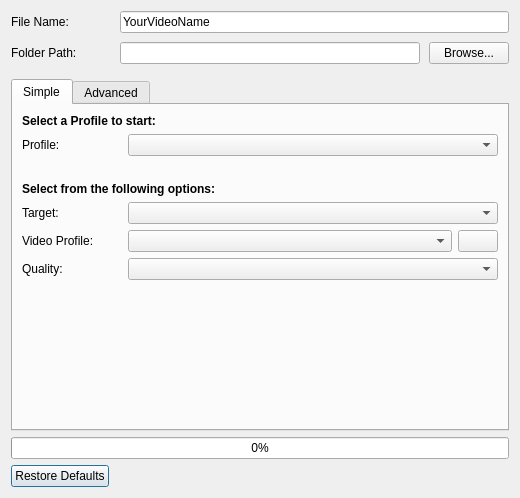
<?xml version="1.0" encoding="UTF-8"?>
<ui version="4.0">
 <class>Dialog</class>
 <widget class="QDialog" name="Dialog">
  <property name="geometry">
   <rect>
    <x>0</x>
    <y>0</y>
    <width>520</width>
    <height>498</height>
   </rect>
  </property>
  <property name="sizePolicy">
   <sizepolicy hsizetype="Preferred" vsizetype="Preferred">
    <horstretch>0</horstretch>
    <verstretch>0</verstretch>
   </sizepolicy>
  </property>
  <property name="windowTitle">
   <string>Export Video</string>
  </property>
  <property name="windowIcon">
   <iconset resource="../../../images/openshot.qrc">
    <normaloff>:/openshot.svg</normaloff>:/openshot.svg</iconset>
  </property>
  <property name="autoFillBackground">
   <bool>false</bool>
  </property>
  <layout class="QGridLayout" name="gridLayout" rowstretch="0,1,0,0">
   <item row="2" column="0" alignment="Qt::AlignBottom">
    <widget class="QProgressBar" name="progressExportVideo">
     <property name="sizePolicy">
      <sizepolicy hsizetype="Expanding" vsizetype="Fixed">
       <horstretch>0</horstretch>
       <verstretch>0</verstretch>
      </sizepolicy>
     </property>
     <property name="value">
      <number>0</number>
     </property>
    </widget>
   </item>
   <item row="3" column="0">
    <layout class="QHBoxLayout" name="horizontalLayout">
     <item>
      <widget class="QPushButton" name="restore_defaults_button">
       <property name="text">
        <string>Restore Defaults</string>
       </property>
      </widget>
     </item>
     <item>
      <spacer name="horizontalSpacer">
       <property name="orientation">
        <enum>Qt::Horizontal</enum>
       </property>
       <property name="sizeHint" stdset="0">
        <size>
         <width>40</width>
         <height>20</height>
        </size>
       </property>
      </spacer>
     </item>
     <item>
      <widget class="QDialogButtonBox" name="buttonBox">
       <property name="standardButtons">
        <set>QDialogButtonBox::NoButton</set>
       </property>
      </widget>
     </item>
    </layout>
   </item>
   <item row="1" column="0">
    <widget class="QTabWidget" name="exportTabs">
     <property name="sizePolicy">
      <sizepolicy hsizetype="Preferred" vsizetype="Preferred">
       <horstretch>0</horstretch>
       <verstretch>0</verstretch>
      </sizepolicy>
     </property>
     <property name="currentIndex">
      <number>0</number>
     </property>
     <widget class="QWidget" name="Simple">
      <property name="autoFillBackground">
       <bool>false</bool>
      </property>
      <property name="styleSheet">
       <string notr="true"/>
      </property>
      <attribute name="title">
       <string>Simple</string>
      </attribute>
      <layout class="QGridLayout" name="gridLayout_2" rowstretch="0,0,0,0,0,1">
       <property name="horizontalSpacing">
        <number>6</number>
       </property>
       <item row="0" column="0">
        <layout class="QVBoxLayout" name="verticalLayout_2">
         <property name="bottomMargin">
          <number>20</number>
         </property>
         <item>
          <widget class="QLabel" name="lblChooseProfile">
           <property name="text">
            <string>&lt;b&gt;Select a Profile to start:&lt;/b&gt;</string>
           </property>
          </widget>
         </item>
         <item>
          <layout class="QFormLayout" name="formLayout">
           <property name="verticalSpacing">
            <number>29</number>
           </property>
           <item row="0" column="0">
            <widget class="QLabel" name="label">
             <property name="sizePolicy">
              <sizepolicy hsizetype="Preferred" vsizetype="Preferred">
               <horstretch>0</horstretch>
               <verstretch>0</verstretch>
              </sizepolicy>
             </property>
             <property name="minimumSize">
              <size>
               <width>100</width>
               <height>0</height>
              </size>
             </property>
             <property name="text">
              <string>Profile:</string>
             </property>
            </widget>
           </item>
           <item row="0" column="1">
            <widget class="QComboBox" name="cboSimpleProjectType">
             <property name="sizePolicy">
              <sizepolicy hsizetype="Expanding" vsizetype="Fixed">
               <horstretch>0</horstretch>
               <verstretch>0</verstretch>
              </sizepolicy>
             </property>
            </widget>
           </item>
          </layout>
         </item>
        </layout>
       </item>
       <item row="1" column="0">
        <widget class="QLabel" name="label_2">
         <property name="text">
          <string>&lt;b&gt;Select from the following options:&lt;/b&gt;</string>
         </property>
        </widget>
       </item>
       <item row="2" column="0">
        <layout class="QFormLayout" name="formLayout_2">
         <property name="fieldGrowthPolicy">
          <enum>QFormLayout::AllNonFixedFieldsGrow</enum>
         </property>
         <item row="1" column="1">
          <widget class="QComboBox" name="cboSimpleTarget">
           <property name="sizePolicy">
            <sizepolicy hsizetype="Preferred" vsizetype="Fixed">
             <horstretch>0</horstretch>
             <verstretch>0</verstretch>
            </sizepolicy>
           </property>
          </widget>
         </item>
         <item row="1" column="0">
          <widget class="QLabel" name="label_3">
           <property name="minimumSize">
            <size>
             <width>100</width>
             <height>0</height>
            </size>
           </property>
           <property name="text">
            <string>Target:</string>
           </property>
          </widget>
         </item>
        </layout>
       </item>
       <item row="3" column="0">
        <layout class="QFormLayout" name="formLayout_3">
         <item row="1" column="1">
          <layout class="QHBoxLayout" name="horizontalLayoutProfile">
           <item>
            <widget class="QComboBox" name="cboSimpleVideoProfile">
             <property name="sizePolicy">
              <sizepolicy hsizetype="Expanding" vsizetype="Fixed">
               <horstretch>0</horstretch>
               <verstretch>0</verstretch>
              </sizepolicy>
             </property>
            </widget>
           </item>
           <item>
            <widget class="QPushButton" name="btnBrowseProfiles">
             <property name="toolTip">
              <string>Search Profiles</string>
             </property>
             <property name="text">
              <string/>
             </property>
             <property name="icon">
              <iconset resource="../../../images/openshot.qrc">
               <normaloff>:/icons/Humanity/mimes/16/video-x-generic.svg</normaloff>:/icons/Humanity/mimes/16/video-x-generic.svg</iconset>
             </property>
            </widget>
           </item>
          </layout>
         </item>
         <item row="1" column="0">
          <widget class="QLabel" name="label_4">
           <property name="minimumSize">
            <size>
             <width>100</width>
             <height>0</height>
            </size>
           </property>
           <property name="text">
            <string>Video Profile:</string>
           </property>
          </widget>
         </item>
        </layout>
       </item>
       <item row="4" column="0">
        <layout class="QFormLayout" name="formLayout_4">
         <item row="0" column="0">
          <widget class="QLabel" name="label_5">
           <property name="minimumSize">
            <size>
             <width>100</width>
             <height>0</height>
            </size>
           </property>
           <property name="text">
            <string>Quality:</string>
           </property>
          </widget>
         </item>
         <item row="0" column="1">
          <widget class="QComboBox" name="cboSimpleQuality">
           <property name="sizePolicy">
            <sizepolicy hsizetype="Preferred" vsizetype="Fixed">
             <horstretch>0</horstretch>
             <verstretch>0</verstretch>
            </sizepolicy>
           </property>
          </widget>
         </item>
        </layout>
       </item>
       <item row="5" column="0">
        <spacer name="verticalSpacer_2">
         <property name="orientation">
          <enum>Qt::Vertical</enum>
         </property>
         <property name="sizeHint" stdset="0">
          <size>
           <width>20</width>
           <height>40</height>
          </size>
         </property>
        </spacer>
       </item>
      </layout>
     </widget>
     <widget class="QWidget" name="Advanced">
      <attribute name="title">
       <string>Advanced</string>
      </attribute>
      <layout class="QGridLayout" name="gridLayout_3" rowstretch="0,1">
       <item row="0" column="0">
        <widget class="QToolBox" name="toolBox">
         <property name="sizePolicy">
          <sizepolicy hsizetype="Preferred" vsizetype="MinimumExpanding">
           <horstretch>0</horstretch>
           <verstretch>0</verstretch>
          </sizepolicy>
         </property>
         <property name="frameShape">
          <enum>QFrame::NoFrame</enum>
         </property>
         <property name="frameShadow">
          <enum>QFrame::Plain</enum>
         </property>
         <property name="lineWidth">
          <number>0</number>
         </property>
         <property name="currentIndex">
          <number>0</number>
         </property>
         <widget class="QWidget" name="pageAdvancedOptions">
          <property name="geometry">
           <rect>
            <x>0</x>
            <y>0</y>
            <width>480</width>
            <height>119</height>
           </rect>
          </property>
          <attribute name="label">
           <string>Advanced Options</string>
          </attribute>
          <layout class="QGridLayout" name="gridLayout_4">
           <item row="0" column="0">
            <layout class="QHBoxLayout" name="horizontalLayout_2">
             <property name="bottomMargin">
              <number>0</number>
             </property>
             <item>
              <widget class="QLabel" name="lblExportTo">
               <property name="minimumSize">
                <size>
                 <width>100</width>
                 <height>0</height>
                </size>
               </property>
               <property name="text">
                <string>Export To:</string>
               </property>
              </widget>
             </item>
             <item>
              <widget class="QComboBox" name="cboExportTo">
               <property name="sizePolicy">
                <sizepolicy hsizetype="Expanding" vsizetype="Fixed">
                 <horstretch>0</horstretch>
                 <verstretch>0</verstretch>
                </sizepolicy>
               </property>
              </widget>
             </item>
            </layout>
           </item>
           <item row="1" column="0">
            <layout class="QHBoxLayout" name="horizontalLayout_5">
             <item>
              <widget class="QLabel" name="lblStartFrame">
               <property name="minimumSize">
                <size>
                 <width>100</width>
                 <height>0</height>
                </size>
               </property>
               <property name="text">
                <string>Start Frame:</string>
               </property>
              </widget>
             </item>
             <item>
              <widget class="QSpinBox" name="txtStartFrame">
               <property name="sizePolicy">
                <sizepolicy hsizetype="Expanding" vsizetype="Fixed">
                 <horstretch>0</horstretch>
                 <verstretch>0</verstretch>
                </sizepolicy>
               </property>
               <property name="minimum">
                <number>1</number>
               </property>
               <property name="maximum">
                <number>99999999</number>
               </property>
              </widget>
             </item>
             <item>
              <widget class="QCheckBox" name="checkStartFirstClip">
               <property name="text">
                <string>Start at First Clip</string>
               </property>
              </widget>
             </item>
            </layout>
           </item>
           <item row="2" column="0">
            <layout class="QHBoxLayout" name="horizontalLayout">
             <item>
              <widget class="QLabel" name="lblEndFrame">
               <property name="minimumSize">
                <size>
                 <width>100</width>
                 <height>0</height>
                </size>
               </property>
               <property name="text">
                <string>End Frame:</string>
               </property>
              </widget>
             </item>
             <item>
              <widget class="QSpinBox" name="txtEndFrame">
               <property name="sizePolicy">
                <sizepolicy hsizetype="Expanding" vsizetype="Fixed">
                 <horstretch>0</horstretch>
                 <verstretch>0</verstretch>
                </sizepolicy>
               </property>
               <property name="minimum">
                <number>1</number>
               </property>
               <property name="maximum">
                <number>99999999</number>
               </property>
              </widget>
             </item>
             <item>
              <widget class="QCheckBox" name="checkEndLastClip">
               <property name="text">
                <string>End at Last Clip</string>
               </property>
               <property name="checked">
                <bool>true</bool>
               </property>
              </widget>
             </item>
            </layout>
           </item>
          </layout>
         </widget>
         <widget class="QWidget" name="pageProfile">
          <property name="geometry">
           <rect>
            <x>0</x>
            <y>0</y>
            <width>263</width>
            <height>262</height>
           </rect>
          </property>
          <property name="sizePolicy">
           <sizepolicy hsizetype="Preferred" vsizetype="Preferred">
            <horstretch>0</horstretch>
            <verstretch>0</verstretch>
           </sizepolicy>
          </property>
          <attribute name="label">
           <string>Profile</string>
          </attribute>
          <layout class="QGridLayout" name="gridLayout_5">
           <item row="0" column="0">
            <layout class="QHBoxLayout" name="horizontalLayout_6">
             <item>
              <widget class="QLabel" name="lblProfile_2">
               <property name="minimumSize">
                <size>
                 <width>100</width>
                 <height>0</height>
                </size>
               </property>
               <property name="text">
                <string>Profile:</string>
               </property>
              </widget>
             </item>
             <item>
              <widget class="QComboBox" name="cboProfile">
               <property name="sizePolicy">
                <sizepolicy hsizetype="Expanding" vsizetype="Fixed">
                 <horstretch>0</horstretch>
                 <verstretch>0</verstretch>
                </sizepolicy>
               </property>
              </widget>
             </item>
            </layout>
           </item>
           <item row="1" column="0">
            <layout class="QHBoxLayout" name="horizontalLayout_11">
             <item>
              <widget class="QLabel" name="lblWidth">
               <property name="minimumSize">
                <size>
                 <width>100</width>
                 <height>0</height>
                </size>
               </property>
               <property name="text">
                <string>Width:</string>
               </property>
              </widget>
             </item>
             <item>
              <widget class="QSpinBox" name="txtWidth">
               <property name="sizePolicy">
                <sizepolicy hsizetype="Expanding" vsizetype="Fixed">
                 <horstretch>0</horstretch>
                 <verstretch>0</verstretch>
                </sizepolicy>
               </property>
               <property name="minimum">
                <number>2</number>
               </property>
               <property name="maximum">
                <number>40000</number>
               </property>
              </widget>
             </item>
            </layout>
           </item>
           <item row="2" column="0">
            <layout class="QHBoxLayout" name="horizontalLayout_10">
             <item>
              <widget class="QLabel" name="lblHeight">
               <property name="minimumSize">
                <size>
                 <width>100</width>
                 <height>0</height>
                </size>
               </property>
               <property name="text">
                <string>Height:</string>
               </property>
              </widget>
             </item>
             <item>
              <widget class="QSpinBox" name="txtHeight">
               <property name="sizePolicy">
                <sizepolicy hsizetype="Expanding" vsizetype="Fixed">
                 <horstretch>0</horstretch>
                 <verstretch>0</verstretch>
                </sizepolicy>
               </property>
               <property name="minimum">
                <number>2</number>
               </property>
               <property name="maximum">
                <number>40000</number>
               </property>
              </widget>
             </item>
            </layout>
           </item>
           <item row="4" column="0">
            <layout class="QHBoxLayout" name="horizontalLayout_12">
             <item>
              <widget class="QLabel" name="lblAspectRatio">
               <property name="minimumSize">
                <size>
                 <width>100</width>
                 <height>0</height>
                </size>
               </property>
               <property name="text">
                <string>Aspect Ratio:</string>
               </property>
              </widget>
             </item>
             <item>
              <widget class="QSpinBox" name="txtAspectRatioNum">
               <property name="sizePolicy">
                <sizepolicy hsizetype="Expanding" vsizetype="Fixed">
                 <horstretch>0</horstretch>
                 <verstretch>0</verstretch>
                </sizepolicy>
               </property>
               <property name="minimum">
                <number>1</number>
               </property>
               <property name="maximum">
                <number>9999</number>
               </property>
              </widget>
             </item>
             <item>
              <widget class="QSpinBox" name="txtAspectRatioDen">
               <property name="sizePolicy">
                <sizepolicy hsizetype="Expanding" vsizetype="Fixed">
                 <horstretch>0</horstretch>
                 <verstretch>0</verstretch>
                </sizepolicy>
               </property>
               <property name="minimum">
                <number>1</number>
               </property>
               <property name="maximum">
                <number>9999</number>
               </property>
              </widget>
             </item>
            </layout>
           </item>
           <item row="5" column="0">
            <layout class="QHBoxLayout" name="horizontalLayout_13">
             <item>
              <widget class="QLabel" name="lblPixelRatio">
               <property name="minimumSize">
                <size>
                 <width>100</width>
                 <height>0</height>
                </size>
               </property>
               <property name="text">
                <string>Pixel Ratio:</string>
               </property>
              </widget>
             </item>
             <item>
              <widget class="QSpinBox" name="txtPixelRatioNum">
               <property name="sizePolicy">
                <sizepolicy hsizetype="Expanding" vsizetype="Fixed">
                 <horstretch>0</horstretch>
                 <verstretch>0</verstretch>
                </sizepolicy>
               </property>
               <property name="minimum">
                <number>1</number>
               </property>
               <property name="maximum">
                <number>9999</number>
               </property>
              </widget>
             </item>
             <item>
              <widget class="QSpinBox" name="txtPixelRatioDen">
               <property name="sizePolicy">
                <sizepolicy hsizetype="Expanding" vsizetype="Fixed">
                 <horstretch>0</horstretch>
                 <verstretch>0</verstretch>
                </sizepolicy>
               </property>
               <property name="minimum">
                <number>1</number>
               </property>
               <property name="maximum">
                <number>9999</number>
               </property>
              </widget>
             </item>
            </layout>
           </item>
           <item row="6" column="0">
            <layout class="QHBoxLayout" name="horizontalLayout_14">
             <item>
              <widget class="QLabel" name="lblFrameRate">
               <property name="minimumSize">
                <size>
                 <width>100</width>
                 <height>0</height>
                </size>
               </property>
               <property name="text">
                <string>Frame Rate:</string>
               </property>
              </widget>
             </item>
             <item>
              <widget class="QSpinBox" name="txtFrameRateNum">
               <property name="sizePolicy">
                <sizepolicy hsizetype="Expanding" vsizetype="Fixed">
                 <horstretch>0</horstretch>
                 <verstretch>0</verstretch>
                </sizepolicy>
               </property>
               <property name="minimum">
                <number>1</number>
               </property>
               <property name="maximum">
                <number>99999</number>
               </property>
              </widget>
             </item>
             <item>
              <widget class="QSpinBox" name="txtFrameRateDen">
               <property name="sizePolicy">
                <sizepolicy hsizetype="Expanding" vsizetype="Fixed">
                 <horstretch>0</horstretch>
                 <verstretch>0</verstretch>
                </sizepolicy>
               </property>
               <property name="minimum">
                <number>1</number>
               </property>
               <property name="maximum">
                <number>9999</number>
               </property>
              </widget>
             </item>
            </layout>
           </item>
           <item row="7" column="0">
            <layout class="QHBoxLayout" name="horizontalLayout_15">
             <property name="bottomMargin">
              <number>0</number>
             </property>
             <item>
              <widget class="QLabel" name="lblInterlaced">
               <property name="minimumSize">
                <size>
                 <width>100</width>
                 <height>0</height>
                </size>
               </property>
               <property name="text">
                <string>Interlaced:</string>
               </property>
              </widget>
             </item>
             <item>
              <widget class="QComboBox" name="cboInterlaced">
               <property name="sizePolicy">
                <sizepolicy hsizetype="Expanding" vsizetype="Fixed">
                 <horstretch>0</horstretch>
                 <verstretch>0</verstretch>
                </sizepolicy>
               </property>
              </widget>
             </item>
            </layout>
           </item>
          </layout>
         </widget>
         <widget class="QWidget" name="pageImageSequenceSettings">
          <property name="geometry">
           <rect>
            <x>0</x>
            <y>0</y>
            <width>151</width>
            <height>47</height>
           </rect>
          </property>
          <attribute name="label">
           <string>Image Sequence Settings</string>
          </attribute>
          <layout class="QGridLayout" name="gridLayout_6">
           <item row="0" column="0">
            <layout class="QHBoxLayout" name="horizontalLayout_16">
             <item>
              <widget class="QLabel" name="lblImageFormat">
               <property name="minimumSize">
                <size>
                 <width>100</width>
                 <height>0</height>
                </size>
               </property>
               <property name="text">
                <string>Image Format:</string>
               </property>
              </widget>
             </item>
             <item>
              <widget class="QLineEdit" name="txtImageFormat"/>
             </item>
            </layout>
           </item>
          </layout>
         </widget>
         <widget class="QWidget" name="pageVideoSettings">
          <property name="geometry">
           <rect>
            <x>0</x>
            <y>0</y>
            <width>151</width>
            <height>117</height>
           </rect>
          </property>
          <attribute name="label">
           <string>Video Settings</string>
          </attribute>
          <layout class="QGridLayout" name="gridLayout_7">
           <item row="0" column="0">
            <layout class="QHBoxLayout" name="horizontalLayout_17">
             <item>
              <widget class="QLabel" name="lblVideoFormat">
               <property name="minimumSize">
                <size>
                 <width>100</width>
                 <height>0</height>
                </size>
               </property>
               <property name="text">
                <string>Video Format:</string>
               </property>
              </widget>
             </item>
             <item>
              <widget class="QLineEdit" name="txtVideoFormat"/>
             </item>
            </layout>
           </item>
           <item row="1" column="0">
            <layout class="QHBoxLayout" name="horizontalLayout_18">
             <item>
              <widget class="QLabel" name="lblVideoCodec">
               <property name="minimumSize">
                <size>
                 <width>100</width>
                 <height>0</height>
                </size>
               </property>
               <property name="text">
                <string>Video Codec:</string>
               </property>
              </widget>
             </item>
             <item>
              <widget class="QLineEdit" name="txtVideoCodec"/>
             </item>
            </layout>
           </item>
           <item row="2" column="0">
            <layout class="QHBoxLayout" name="horizontalLayout_19">
             <property name="bottomMargin">
              <number>0</number>
             </property>
             <item>
              <widget class="QLabel" name="lblVideoBitrate">
               <property name="minimumSize">
                <size>
                 <width>100</width>
                 <height>0</height>
                </size>
               </property>
               <property name="text">
                <string>Bit Rate / Quality:</string>
               </property>
              </widget>
             </item>
             <item>
              <widget class="QLineEdit" name="txtVideoBitRate"/>
             </item>
            </layout>
           </item>
          </layout>
         </widget>
         <widget class="QWidget" name="pageAudioSettings">
          <property name="geometry">
           <rect>
            <x>0</x>
            <y>0</y>
            <width>212</width>
            <height>189</height>
           </rect>
          </property>
          <attribute name="label">
           <string>Audio Settings</string>
          </attribute>
          <layout class="QGridLayout" name="gridLayout_8">
           <item row="0" column="0">
            <layout class="QHBoxLayout" name="horizontalLayout_20">
             <item>
              <widget class="QLabel" name="lblAudioCodec">
               <property name="minimumSize">
                <size>
                 <width>100</width>
                 <height>0</height>
                </size>
               </property>
               <property name="text">
                <string>Audio Codec:</string>
               </property>
              </widget>
             </item>
             <item>
              <widget class="QLineEdit" name="txtAudioCodec"/>
             </item>
            </layout>
           </item>
           <item row="1" column="0">
            <layout class="QHBoxLayout" name="horizontalLayout_21">
             <item>
              <widget class="QLabel" name="lblSampleRate">
               <property name="minimumSize">
                <size>
                 <width>100</width>
                 <height>0</height>
                </size>
               </property>
               <property name="text">
                <string>Sample Rate:</string>
               </property>
              </widget>
             </item>
             <item>
              <widget class="QSpinBox" name="txtSampleRate">
               <property name="sizePolicy">
                <sizepolicy hsizetype="Expanding" vsizetype="Fixed">
                 <horstretch>0</horstretch>
                 <verstretch>0</verstretch>
                </sizepolicy>
               </property>
               <property name="minimum">
                <number>0</number>
               </property>
               <property name="maximum">
                <number>384000</number>
               </property>
              </widget>
             </item>
            </layout>
           </item>
           <item row="2" column="0">
            <layout class="QHBoxLayout" name="horizontalLayout_22">
             <item>
              <widget class="QLabel" name="lblChannels">
               <property name="minimumSize">
                <size>
                 <width>100</width>
                 <height>0</height>
                </size>
               </property>
               <property name="text">
                <string># of Channels:</string>
               </property>
              </widget>
             </item>
             <item>
              <widget class="QSpinBox" name="txtChannels">
               <property name="sizePolicy">
                <sizepolicy hsizetype="Expanding" vsizetype="Fixed">
                 <horstretch>0</horstretch>
                 <verstretch>0</verstretch>
                </sizepolicy>
               </property>
               <property name="minimum">
                <number>1</number>
               </property>
               <property name="maximum">
                <number>9</number>
               </property>
              </widget>
             </item>
            </layout>
           </item>
           <item row="3" column="0">
            <layout class="QHBoxLayout" name="horizontalLayout_7">
             <property name="topMargin">
              <number>0</number>
             </property>
             <item>
              <widget class="QLabel" name="lblChannelLayout">
               <property name="minimumSize">
                <size>
                 <width>100</width>
                 <height>0</height>
                </size>
               </property>
               <property name="text">
                <string>Channel Layout:</string>
               </property>
              </widget>
             </item>
             <item>
              <widget class="QComboBox" name="cboChannelLayout">
               <property name="sizePolicy">
                <sizepolicy hsizetype="Expanding" vsizetype="Fixed">
                 <horstretch>0</horstretch>
                 <verstretch>0</verstretch>
                </sizepolicy>
               </property>
              </widget>
             </item>
            </layout>
           </item>
           <item row="4" column="0">
            <layout class="QHBoxLayout" name="horizontalLayout_23">
             <item>
              <widget class="QLabel" name="lblAudioBitrate">
               <property name="minimumSize">
                <size>
                 <width>100</width>
                 <height>0</height>
                </size>
               </property>
               <property name="text">
                <string>Bit Rate / Quality:</string>
               </property>
              </widget>
             </item>
             <item>
              <widget class="QLineEdit" name="txtAudioBitrate"/>
             </item>
            </layout>
           </item>
          </layout>
         </widget>
        </widget>
       </item>
       <item row="1" column="0">
        <spacer name="verticalSpacer">
         <property name="orientation">
          <enum>Qt::Vertical</enum>
         </property>
         <property name="sizeHint" stdset="0">
          <size>
           <width>20</width>
           <height>40</height>
          </size>
         </property>
        </spacer>
       </item>
      </layout>
     </widget>
    </widget>
   </item>
   <item row="0" column="0">
    <layout class="QVBoxLayout" name="verticalLayout">
     <property name="spacing">
      <number>9</number>
     </property>
     <property name="bottomMargin">
      <number>9</number>
     </property>
     <item>
      <layout class="QHBoxLayout" name="horizontalLayout_3">
       <item>
        <widget class="QLabel" name="lblFileName">
         <property name="minimumSize">
          <size>
           <width>100</width>
           <height>0</height>
          </size>
         </property>
         <property name="text">
          <string>File Name:</string>
         </property>
        </widget>
       </item>
       <item>
        <widget class="QLineEdit" name="txtFileName">
         <property name="text">
          <string>YourVideoName</string>
         </property>
        </widget>
       </item>
      </layout>
     </item>
     <item>
      <layout class="QHBoxLayout" name="horizontalLayout_4">
       <item>
        <widget class="QLabel" name="lblFolderPath">
         <property name="minimumSize">
          <size>
           <width>100</width>
           <height>0</height>
          </size>
         </property>
         <property name="text">
          <string>Folder Path:</string>
         </property>
        </widget>
       </item>
       <item>
        <widget class="QLineEdit" name="txtExportFolder"/>
       </item>
       <item>
        <widget class="QPushButton" name="btnBrowse">
         <property name="text">
          <string>Browse...</string>
         </property>
        </widget>
       </item>
      </layout>
     </item>
    </layout>
   </item>
  </layout>
 </widget>
 <tabstops>
  <tabstop>txtFileName</tabstop>
  <tabstop>txtExportFolder</tabstop>
  <tabstop>btnBrowse</tabstop>
  <tabstop>exportTabs</tabstop>
  <tabstop>cboSimpleProjectType</tabstop>
  <tabstop>cboSimpleTarget</tabstop>
  <tabstop>cboSimpleVideoProfile</tabstop>
  <tabstop>cboSimpleQuality</tabstop>
  <tabstop>cboExportTo</tabstop>
  <tabstop>txtStartFrame</tabstop>
  <tabstop>txtEndFrame</tabstop>
  <tabstop>cboProfile</tabstop>
  <tabstop>txtWidth</tabstop>
  <tabstop>txtHeight</tabstop>
  <tabstop>txtAspectRatioNum</tabstop>
  <tabstop>txtAspectRatioDen</tabstop>
  <tabstop>txtPixelRatioNum</tabstop>
  <tabstop>txtPixelRatioDen</tabstop>
  <tabstop>txtFrameRateNum</tabstop>
  <tabstop>txtFrameRateDen</tabstop>
  <tabstop>cboInterlaced</tabstop>
  <tabstop>txtImageFormat</tabstop>
  <tabstop>txtVideoFormat</tabstop>
  <tabstop>txtVideoCodec</tabstop>
  <tabstop>txtVideoBitRate</tabstop>
  <tabstop>txtAudioCodec</tabstop>
  <tabstop>txtSampleRate</tabstop>
  <tabstop>txtChannels</tabstop>
  <tabstop>cboChannelLayout</tabstop>
  <tabstop>txtAudioBitrate</tabstop>
 </tabstops>
 <resources>
  <include location="../../../images/openshot.qrc"/>
 </resources>
 <connections>
  <connection>
   <sender>buttonBox</sender>
   <signal>accepted()</signal>
   <receiver>Dialog</receiver>
   <slot>accept()</slot>
   <hints>
    <hint type="sourcelabel">
     <x>59</x>
     <y>24</y>
    </hint>
    <hint type="destinationlabel">
     <x>249</x>
     <y>170</y>
    </hint>
   </hints>
  </connection>
  <connection>
   <sender>buttonBox</sender>
   <signal>rejected()</signal>
   <receiver>Dialog</receiver>
   <slot>reject()</slot>
   <hints>
    <hint type="sourcelabel">
     <x>59</x>
     <y>24</y>
    </hint>
    <hint type="destinationlabel">
     <x>249</x>
     <y>170</y>
    </hint>
   </hints>
  </connection>
 </connections>
</ui>
